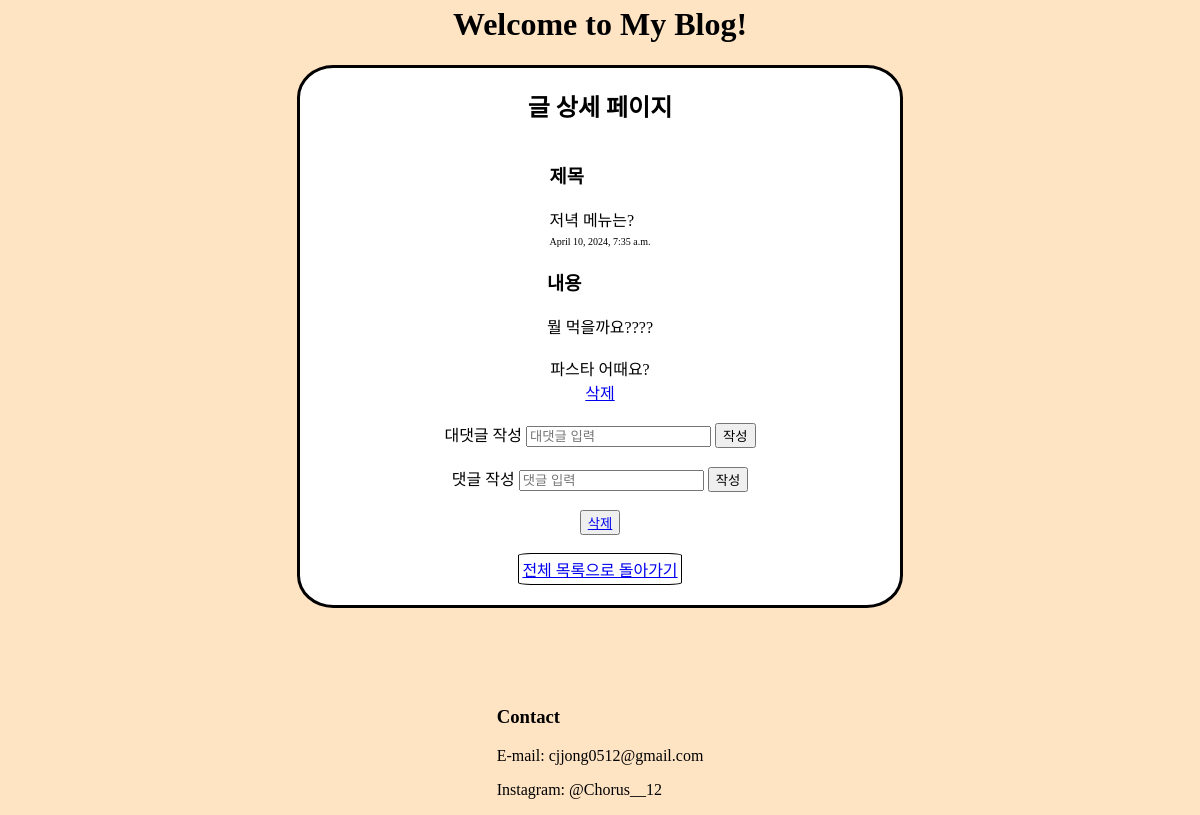
Before: /detail/9 with the older database file.
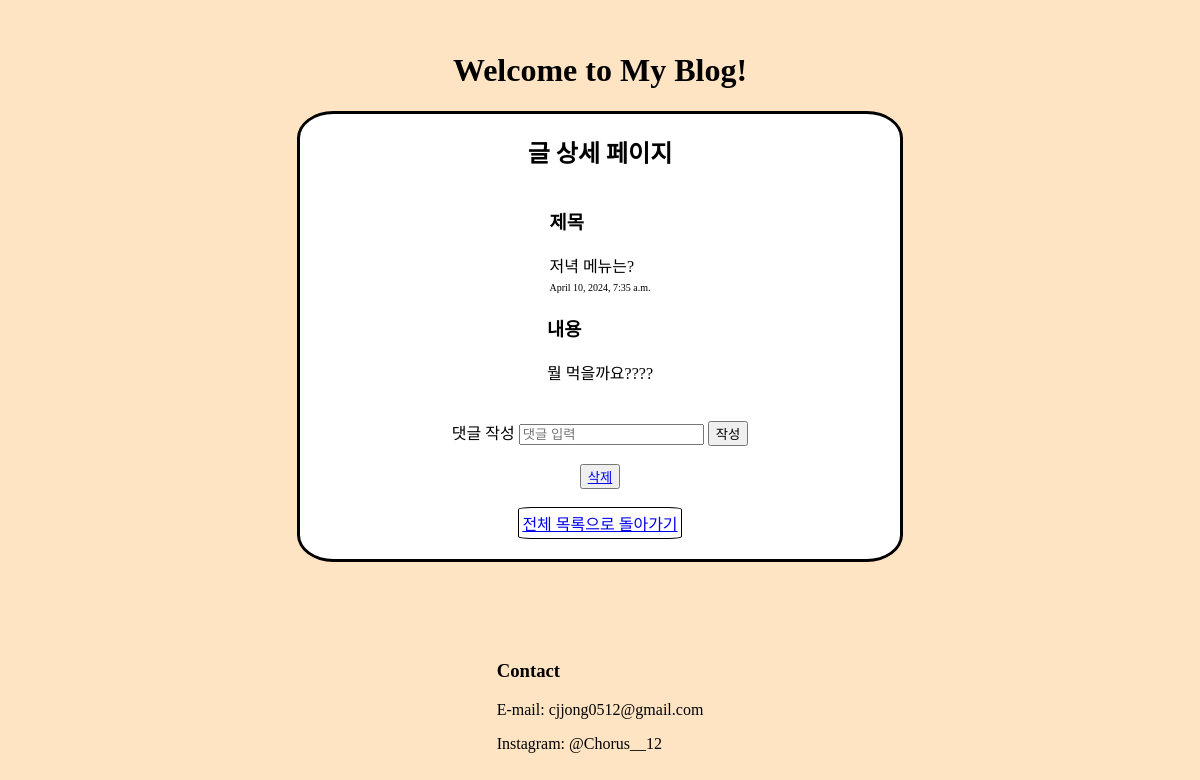
After: the same page with the newer database file.
### blogApp/models.py (models this page shows, shortened)
class Comment(models.Model):
  article = models.ForeignKey(Article, on_delete=models.CASCADE, related_name='comments')
  content = models.TextField()
  is_deleted = models.BooleanField(default=False)

### blogApp/views.py (the view, shortened to what this page needs)
# urls.py: path('detail/<int:article_id>', views.detail, name='detail'),
def detail(request, article_id):
  article = Article.objects.get(id = article_id)
  comments = Comment.objects.filter(article=article)
  return render(request, 'detail.html', {'article': article, 'comments': comments})

### blogApp/templates/detail.html (shortened to what this page needs)
{% extends 'base.html' %}
{% block css %}
{% load static %}
  <link rel="stylesheet" type="text/css" href="{% static 'detail.css' %}" />
{% endblock %}
{% block title %}
<h1>Welcome to My Blog!</h1>
{% endblock %}
{% block content %}
  <div class="main">
    <h2>글 상세 페이지</h2>
    <div>
      <h3>제목</h3>
      <div>{{ article.title }}</div>
      <span>{{ article.reg_time }}</span>
    </div>
    <div>
      <h3>내용</h3>
      <div>
        {{ article.content }}
      </div>
    </div>
    <br>
    {% for comment in article.comments.all %}
      {% if comment.is_deleted %}
      <div>
        {{ comment.content}}
      </div>
      {% else %}
      <div>
        {{ comment.content }}
      </div>
      {% endif %}
      <div>
        {% if not comment.is_deleted %}
          <a href="{% url 'delete-comment' article.id comment.id %}">삭제</a>
        {% endif %}
      </div>
      <form method="POST">
        대댓글 작성
        <input type="text" name="content" placeholder="대댓글 입력" />
        <button type="submit" name="reply">작성</button>
      </form>
    {% endfor %}
    <br>
    <form method="POST">
      댓글 작성
      <input type="text" name="content" placeholder="댓글 입력" />
      <button type="submit" name="comment">작성</button>
    </form>
    <br>
    <button>
      <a href="{% url 'delete' article.id %}">
        삭제
      </a>
    </button>
    <br>
    <div id="bottombutton">
      <a href="{% url 'list' %}">
        전체 목록으로 돌아가기
      </a>
    </div>
  </div>
{% endblock %}
{% block foot %}
  <div class="foot">
    <div>
      <h3>Contact</h3>
      <p>E-mail: cjjong0512@gmail.com</p>
      <p>Instagram: @Chorus__12</p>
    </div>
  </div>
{% endblock foot %}

Changed rows visible on the page:
removed Comment: content "파스타 어때요?", is_deleted "삭제"
